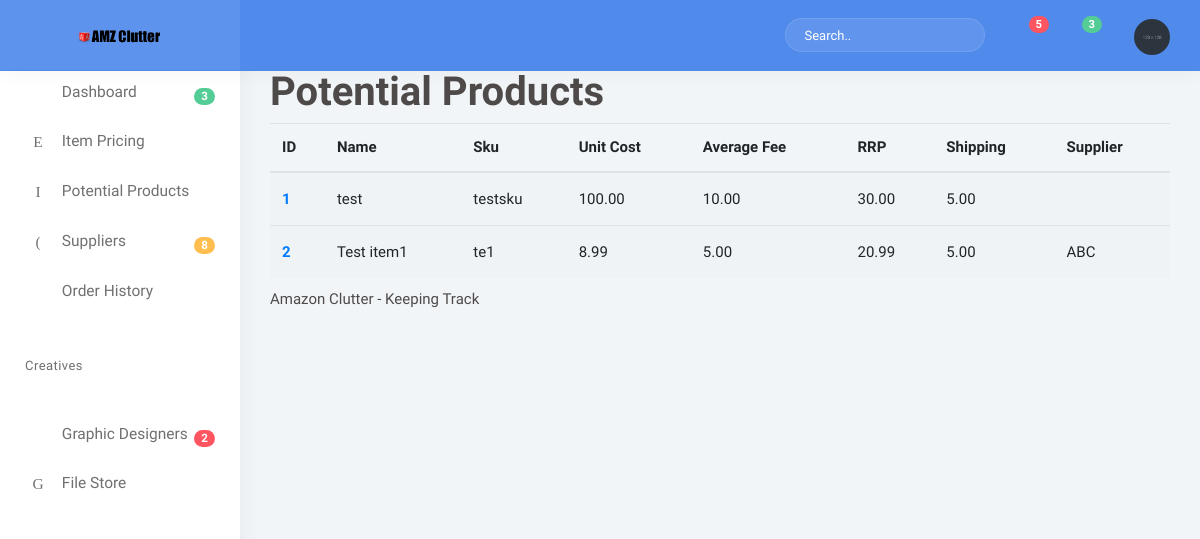
The page /potentials on the database as committed earlier.
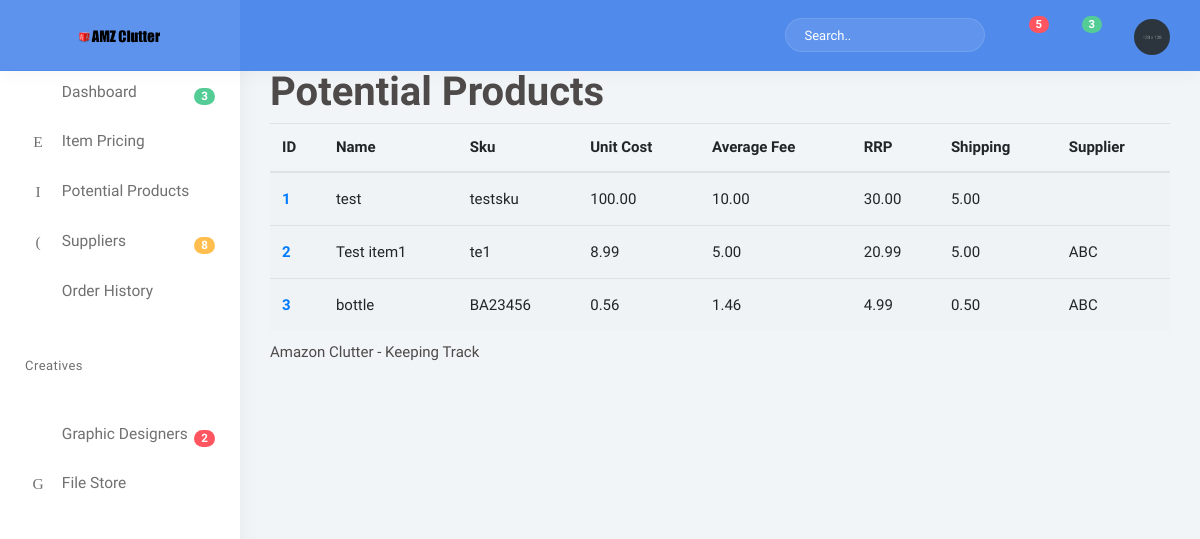
The same page on the database as committed later.
### clutter/models.py (models this page shows, shortened)
class Product(models.Model):
    name = models.CharField(max_length=64)
    sku = models.CharField(max_length=64, blank = True)
    unit_cost = models.DecimalField(max_digits=8, decimal_places=2)
    rrp = models.DecimalField(max_digits=8, decimal_places=2)
    average_fee = models.DecimalField(max_digits=8, decimal_places=2)
    shipping_fee = models.DecimalField(max_digits=8, decimal_places=2)
    agent = models.ForeignKey(Supplier, null=True, default=None, on_delete=models.CASCADE, related_name="suppliers")
    ean = models.CharField(max_length=64, null=True, default=None)
    asin = models.CharField(max_length=64, null=True, default=None)
    trademark = models.ForeignKey(Trademark, null=True, default=None, on_delete=models.CASCADE, related_name="trademarks")
    weight = models.DecimalField(max_digits=8, decimal_places=2, null=True, default=None)
    length = models.DecimalField(max_digits=8, decimal_places=2, null=True, default=None)
    height = models.DecimalField(max_digits=8, decimal_places=2, null=True, default=None)
    width = models.DecimalField(max_digits=8, decimal_places=2, null=True, default=None)
    units_carton = models.DecimalField(max_digits=8, decimal_places=2, null=True, default=None)
    carton_weight = models.DecimalField(max_digits=8, decimal_places=2, null=True, default=None)
    carton_height = models.DecimalField(max_digits=8, decimal_places=2, null=True, default=None)
    carton_length = models.DecimalField(max_digits=8, decimal_places=2, null=True, default=None)
    carton_width = models.DecimalField(max_digits=8, decimal_places=2, null=True, default=None)
    shipmark = models.ForeignKey(Shipmark, null=True, default=None, on_delete=models.CASCADE, related_name="shipmarks")
    prep_fees = models.DecimalField(max_digits=8, decimal_places=2, null=True, default=None)
    lead_time = models.CharField(max_length=64, null=True, default=None)
    notes = models.TextField(max_length=100000,null=True)
    amazon_link = models.CharField(max_length=164, null=True, default=None)
    ebay_link = models.CharField(max_length=164, null=True, default=None)

class Supplier(models.Model):
    company = models.CharField(max_length=64)
    contact = models.CharField(max_length=64)
    email = models.CharField(max_length=128, blank = True)

### clutter/views.py (the view)
# urls.py: path("potentials", views.potentials, name="potentials"),
def potentials(request):
    context = {
        "products": Product.objects.all()
    }
    return render(request, 'clutter/potentials.html', context)

### clutter/templates/clutter/potentials.html
{% extends "clutter/base.html" %}
{% block title %}
  Potential Products
{% endblock %}
{% block body %}
      <table class="table table-striped">
  <thead>
    <tr>
      <th scope="col">ID</th>
      <th scope="col">Name</th>
      <th scope="col">Sku</th>
      <th scope="col">Unit Cost</th>
      <th scope="col">Average Fee</th>
      <th scope="col">RRP</th>
      <th scope="col">Shipping</th>
      <th scope="col">Supplier</th>
    </tr>
  </thead>
  <tbody>
    {% for product in products %}
    <tr>
      <th scope="row"><a href="{% url 'product' product.id %}">{{ product.id }}</th>
      <td>{{ product.name }}</td>
      <td>{{ product.sku }}</td>
      <td>{{ product.unit_cost }}</td>
      <td>{{ product.average_fee }}</td>
      <td>{{ product.rrp }}</td>
      <td>{{ product.shipping_fee}}</td>
      <td>{{ product.agent.company}}</td>
    </tr>
    <tr>
  {% endfor %}
  </tbody>
</table>
{% endblock %}
{% block footer %}
  Amazon Clutter - Keeping Track
{% endblock %}

Rows that differ between the two databases and show on the page:
added Product: id "3", name "bottle", sku "BA23456", unit_cost "0.56", average_fee "1.46", rrp "4.99", shipping_fee "0.50", agent.company "ABC"
